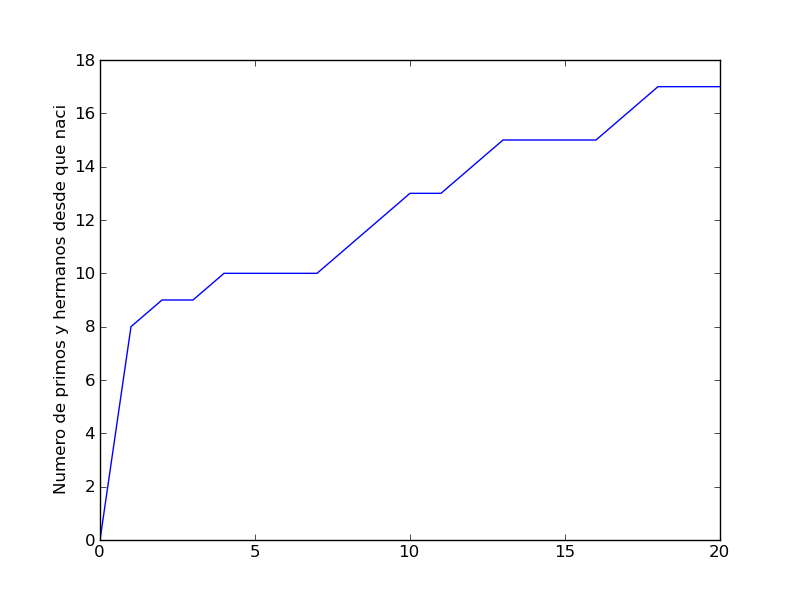

The script that saved this image:
#Python usa librerias como matplotlib con objetos predeterminados como pyplot que tienen propiedades que permiten enviar las instrucciones a la maquina de una forma resumida. Matplotlib es una libreria para crear graficas en 2 dimensiones. 
import matplotlib.pyplot as plt
#Construimos el objeto plt introduciendo valores que se grafican contra el numero de entrada. Por ejemplo si queremos graficar el crecimiento de un material por dia en centimetros. 
plt.plot([0,8,9,9,10,10,10,10,11,12,13,13,14,15,15,15,15,16,17,17,17])
#Con esta isntruccion colocamos un titulo al eje Y de la grafica. 
plt.ylabel('Numero de primos y hermanos desde que naci')
#Con esta isntruccion guardamos la imagen con el formato que queramos.
plt.savefig('temp.png')
#Con esta instruccion mostramos la figura. 
plt.show()

